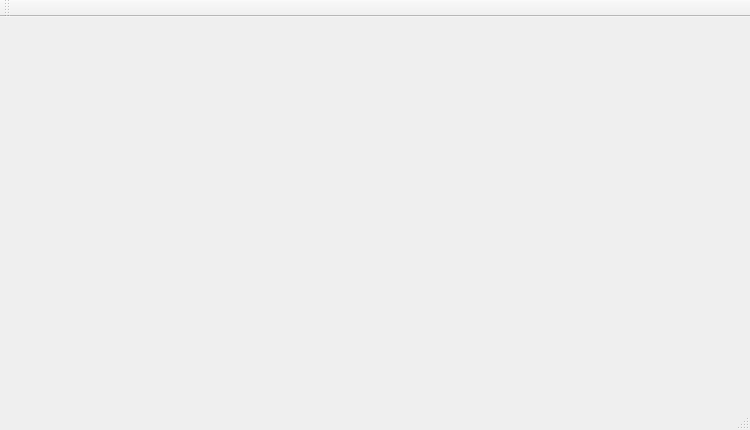
<?xml version="1.0" encoding="UTF-8"?>
<ui version="4.0">
 <class>Mainmenu</class>
 <widget class="QMainWindow" name="Mainmenu">
  <property name="geometry">
   <rect>
    <x>0</x>
    <y>0</y>
    <width>750</width>
    <height>430</height>
   </rect>
  </property>
  <property name="windowTitle">
   <string>Mainmenu</string>
  </property>
  <property name="styleSheet">
   <string notr="true">QMainWindow#Mainnemu{
	background-image: url(:/images/mainmenu/bg.png);
}</string>
  </property>
  <widget class="QWidget" name="centralWidget"/>
  <widget class="QMenuBar" name="menuBar">
   <property name="geometry">
    <rect>
     <x>0</x>
     <y>0</y>
     <width>750</width>
     <height>21</height>
    </rect>
   </property>
  </widget>
  <widget class="QToolBar" name="mainToolBar">
   <attribute name="toolBarArea">
    <enum>TopToolBarArea</enum>
   </attribute>
   <attribute name="toolBarBreak">
    <bool>false</bool>
   </attribute>
  </widget>
  <widget class="QStatusBar" name="statusBar"/>
 </widget>
 <layoutdefault spacing="6" margin="11"/>
 <resources/>
 <connections/>
</ui>
